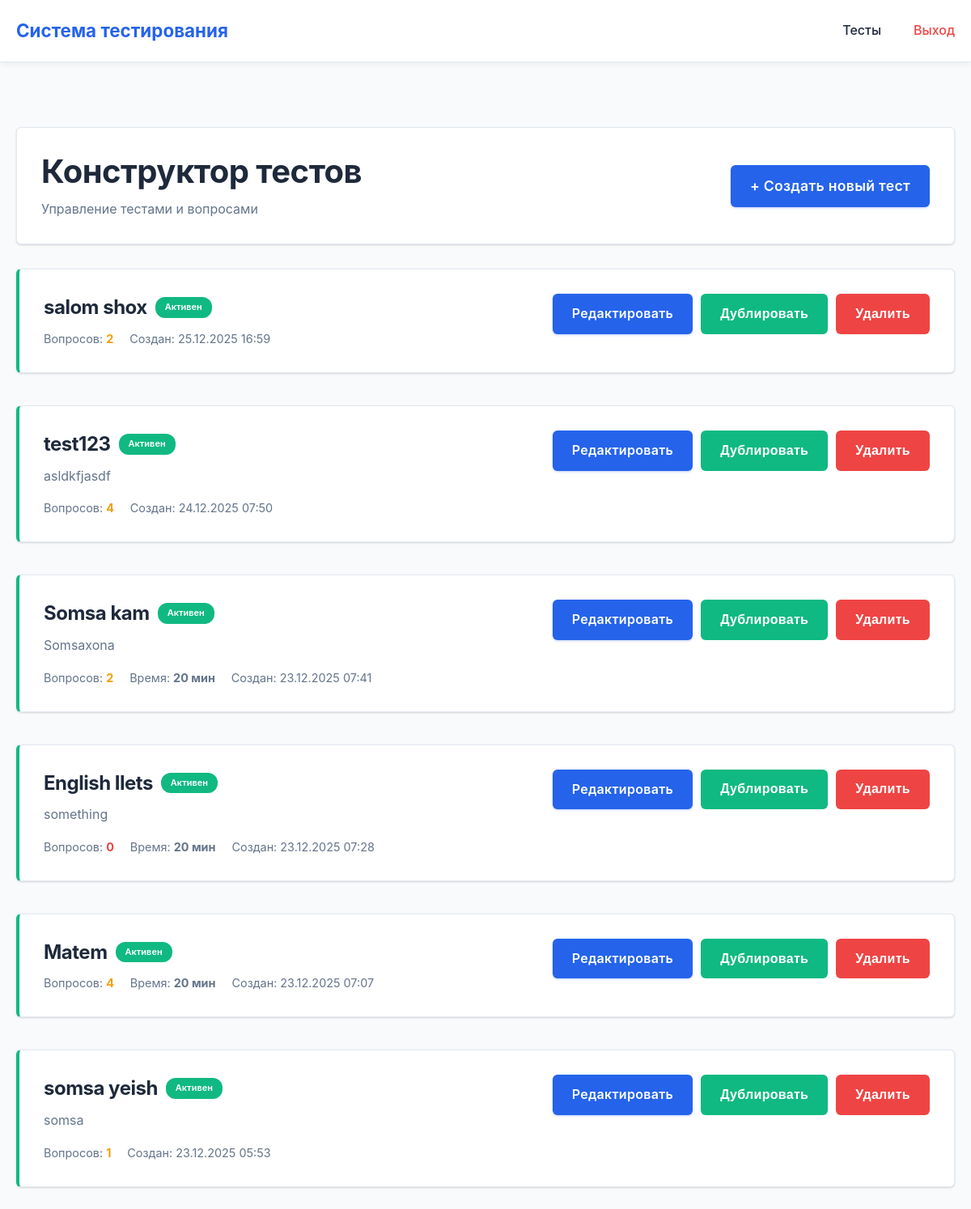
The page /admin-builder/ (signed in) on the database as committed earlier.
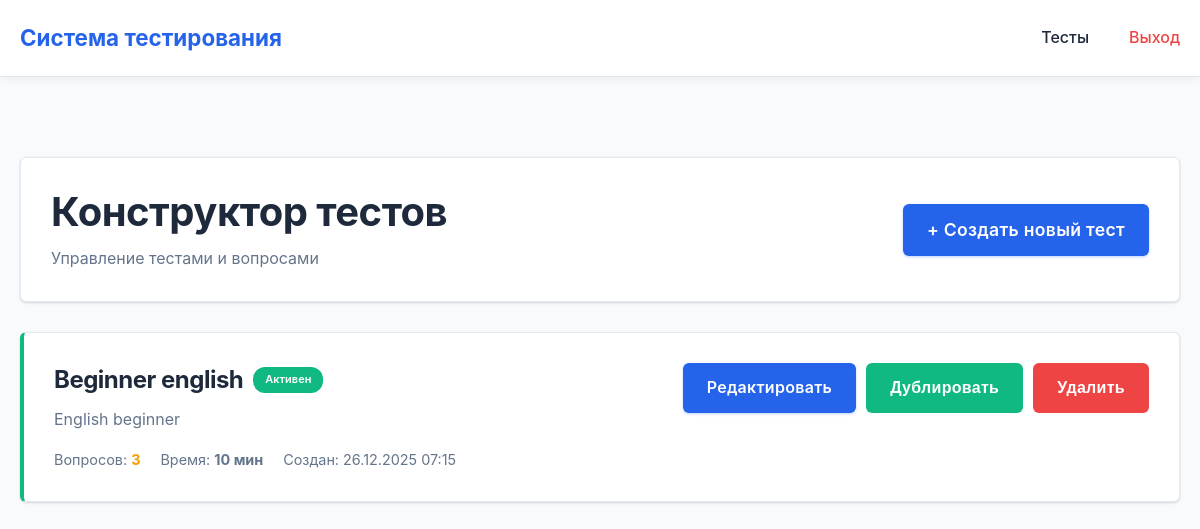
The same page on the database as committed later.
### test_pr/models.py (models this page shows, shortened)
class Test(models.Model):
    STATUS_CHOICES = [
        ('active', 'Активен'),
        ('inactive', 'Неактивен'),
    ]
    ANSWER_DISPLAY_CHOICES = [
        ('after_each', 'После каждого вопроса'),
        ('at_end', 'В конце теста'),
        ('never', 'Не показывать'),
    ]
    title = models.CharField(
        max_length=255,
        verbose_name='Название теста',
        help_text='Введите понятное название теста (например, "История России 10 класс")'
    )
    description = models.TextField(
        blank=True,
        null=True,
        verbose_name='Описание',
        help_text='Краткое описание теста для участников'
    )
    status = models.CharField(
        max_length=10,
        choices=STATUS_CHOICES,
        default='active',
        verbose_name='Статус',
        help_text='Активен - тест доступен участникам, Неактивен - скрыт'
    )
    show_answers = models.CharField(
        max_length=20,
        choices=ANSWER_DISPLAY_CHOICES,
        default='after_each',
        verbose_name='Показывать правильные ответы'
    )
    show_result = models.BooleanField(
        default=True,
        verbose_name='Показывать результат в конце'
    )
    timer_minutes = models.IntegerField(
        null=True,
        blank=True,
        validators=[MinValueValidator(1)],
        verbose_name='Таймер (в минутах)',
        help_text='Оставьте пусто для отсутствия ограничения по времени'
    )
    created_at = models.DateTimeField(auto_now_add=True, verbose_name='Создан')
    updated_at = models.DateTimeField(auto_now=True, verbose_name='Обновлён')
    class Meta:
        verbose_name = 'Тест'
        verbose_name_plural = 'Тесты'
        ordering = ['-created_at']

### test_pr/views.py (the view)
# urls.py: path('admin-builder/', views.admin_test_builder, name='admin_test_builder'),
@staff_member_required
@require_http_methods(["GET"])
def admin_test_builder(request):
    tests = Test.objects.all().order_by('-created_at')
    return render(request, 'test_pr/admin/test_builder.html', {
        'tests': tests
    })

### test_pr/templates/test_pr/admin/test_builder.html (shortened to what this page needs)
{% extends "test_pr/base.html" %}
{% block content %}
<div style="padding: 40px 0;">
    <div class="card" style="margin-bottom: 30px;">
        <div style="display: flex; justify-content: space-between; align-items: center;">
            <div>
                <h1 style="margin-bottom: 10px;">Конструктор тестов</h1>
                <p style="color: var(--dark-gray); margin: 0;">
                    Управление тестами и вопросами
                </p>
            </div>
            <a href="{% url 'admin_create_test' %}" class="btn btn-primary" style="font-size: 1.1rem;">
                + Создать новый тест
            </a>
        </div>
    </div>
    {% if tests %}
    <div style="display: grid; gap: 20px;">
        {% for test in tests %}
        <div class="card" style="border-left: 4px solid {% if test.status == 'active' %}#10b981{% elif test.status == 'draft' %}#f59e0b{% else %}#6b7280{% endif %};">
            <div style="display: flex; justify-content: space-between; align-items: start; gap: 20px;">
                <div style="flex: 1;">
                    <div style="display: flex; align-items: center; gap: 10px; margin-bottom: 10px;">
                        <h3 style="margin: 0;">{{ test.title }}</h3>
                        <span style="background-color: {% if test.status == 'active' %}#10b981{% elif test.status == 'draft' %}#f59e0b{% else %}#6b7280{% endif %}; color: white; padding: 4px 12px; border-radius: 12px; font-size: 11px; font-weight: 600;">
                            {% if test.status == 'active' %}Активен{% elif test.status == 'draft' %}Черновик{% else %}Неактивен{% endif %}
                        </span>
                    </div>
                    {% if test.description %}
                    <p style="color: var(--dark-gray); margin-bottom: 15px;">{{ test.description|truncatewords:30 }}</p>
                    {% endif %}
                    <div style="display: flex; gap: 20px; flex-wrap: wrap;">
                        <span style="color: var(--dark-gray); font-size: 0.9rem;">
                            Вопросов: <strong style="color: {% if test.questions.count >= 5 %}#10b981{% elif test.questions.count >= 1 %}#f59e0b{% else %}#ef4444{% endif %};">{{ test.questions.count }}</strong>
                        </span>
                        {% if test.timer_minutes %}
                        <span style="color: var(--dark-gray); font-size: 0.9rem;">
                            Время: <strong>{{ test.timer_minutes }} мин</strong>
                        </span>
                        {% endif %}
                        <span style="color: var(--dark-gray); font-size: 0.9rem;">
                            Создан: {{ test.created_at|date:"d.m.Y H:i" }}
                        </span>
                    </div>
                </div>
                <div style="display: flex; gap: 10px;">
                    <a href="{% url 'admin_edit_test' test.id %}" class="btn btn-primary">
                        Редактировать
                    </a>
                    <button onclick="duplicateTest({{ test.id }})" class="btn btn-secondary" style="background: var(--success-color);">
                        Дублировать
                    </button>
                    <button onclick="deleteTest({{ test.id }}, '{{ test.title|escapejs }}')" class="btn btn-danger">
                        Удалить
                    </button>
                </div>
            </div>
        </div>
        {% endfor %}
    </div>
    {% endif %}
</div>
{% endblock %}

Rows that differ between the two databases and show on the page:
removed Test: title "salom shox", status "Активен", questions.count "2", created_at "25.12.2025 16:59"
removed Test: title "test123", status "Активен", description "asldkfjasdf", questions.count "4", created_at "24.12.2025 07:50"
removed Test: title "Somsa kam", status "Активен", description "Somsaxona", questions.count "2", timer_minutes "20", created_at "23.12.2025 07:41"
removed Test: title "English Ilets", status "Активен", description "something", questions.count "0", timer_minutes "20", created_at "23.12.2025 07:28"
removed Test: title "Matem", status "Активен", questions.count "4", timer_minutes "20", created_at "23.12.2025 07:07"
removed Test: title "somsa yeish", status "Активен", description "somsa", questions.count "1", created_at "23.12.2025 05:53"
added Test: title "Beginner english", status "Активен", description "English beginner", questions.count "3", timer_minutes "10", created_at "26.12.2025 07:15"
